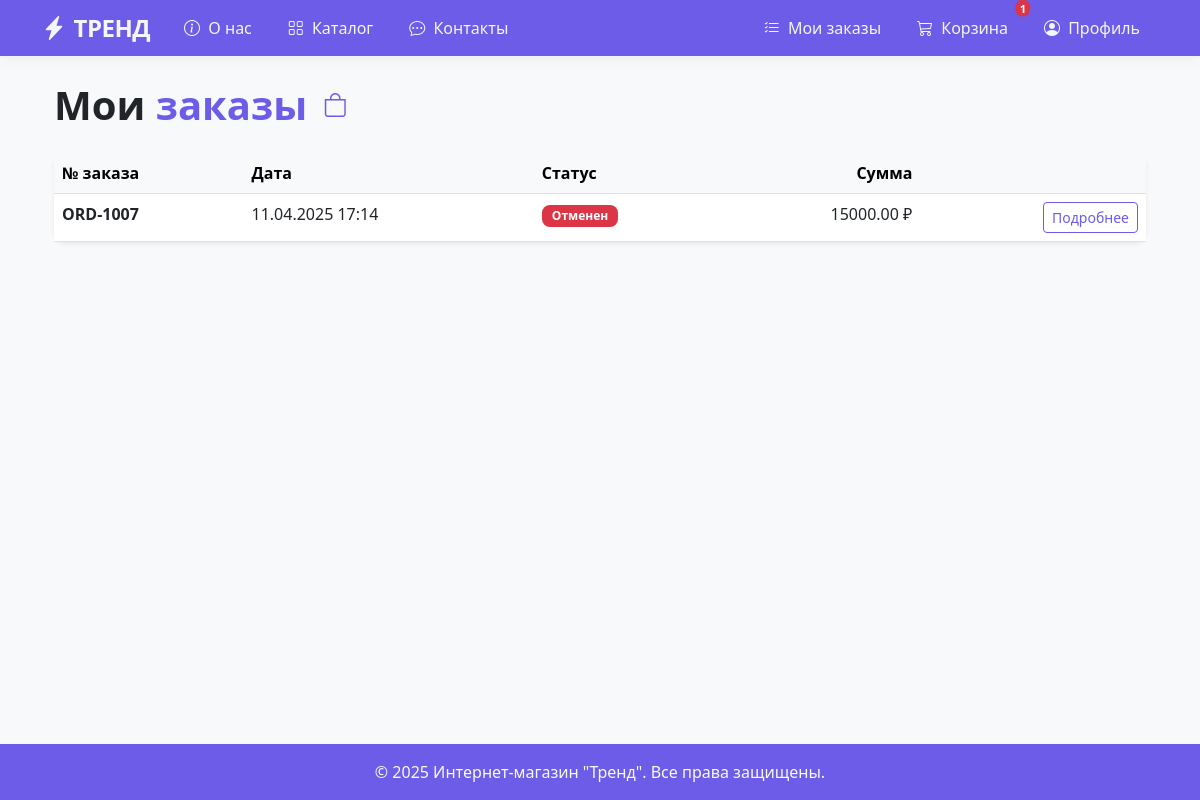
The page /orders/list/ (signed in) on the database as committed earlier.
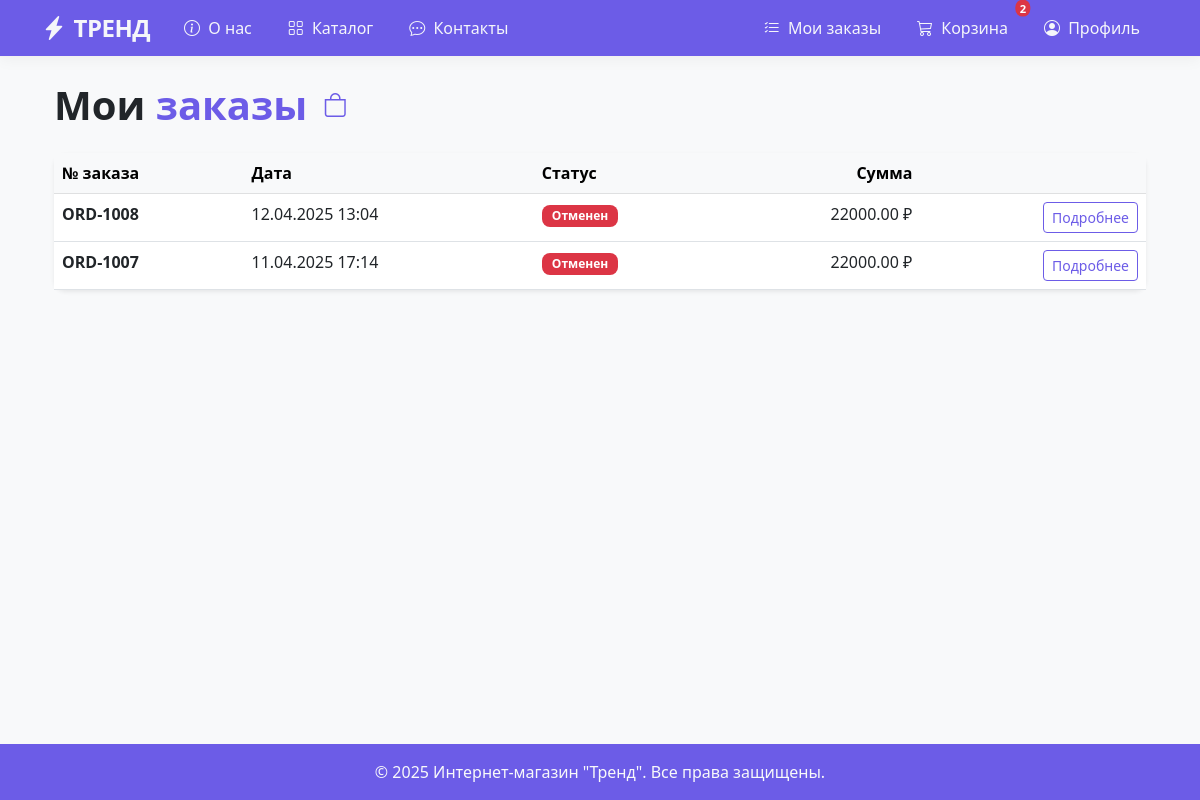
The same page on the database as committed later.
### orders/models.py (models this page shows, shortened)
class Order(models.Model):
    STATUS_CHOICES = [
        ('new', 'Новый'),
        ('processing', 'В обработке'),
        ('shipped', 'Отправлен'),
        ('completed', 'Завершен'),
        ('cancelled', 'Отменен'),
    ]
    customer = models.ForeignKey(
        settings.AUTH_USER_MODEL,
        on_delete=models.CASCADE,
        related_name='orders'
    )
    cart = models.ForeignKey(
        Cart,
        on_delete=models.PROTECT,
    )
    status = models.CharField(
        max_length=20,
        choices=STATUS_CHOICES,
        default='new'
    )
    created_at = models.DateTimeField(auto_now_add=True)
    updated_at = models.DateTimeField(auto_now=True)
    shipping_address = models.TextField()
    phone = models.CharField(max_length=20)
    email = models.EmailField()
    @property
    def total_price(self):
        return self.cart.total_price
    @property
    def display_id(self):
        return f"ORD-{1000 + self.id}"
    def get_status_color(self):
        colors = {
            'new': 'info',
            'processing': 'primary',
            'shipped': 'warning',
            'completed': 'success',
            'cancelled': 'danger'
        }
        return colors.get(self.status, 'secondary')
    class Meta:
        verbose_name = 'Заказ'
        verbose_name_plural = 'Заказы'

### cart/models.py (models this page shows, shortened)
class Cart(models.Model):
    customer = models.ForeignKey(
        settings.AUTH_USER_MODEL,
        on_delete=models.CASCADE,
        related_name='carts'
    )
    created_at = models.DateTimeField(auto_now_add=True)
    updated_at = models.DateTimeField(auto_now=True)
    @property
    def total_price(self):
        return sum(item.total_price for item in self.items.all())
    class Meta:
        verbose_name = 'Корзина'
        verbose_name_plural = 'Корзины'

class CartItem(models.Model):
    cart = models.ForeignKey(
        Cart,
        on_delete=models.CASCADE,
        related_name='items'
    )
    product = models.ForeignKey(
        Product,
        on_delete=models.CASCADE
    )
    quantity = models.PositiveIntegerField(default=1)
    @property
    def total_price(self):
        return self.product.price * self.quantity
    class Meta:
        verbose_name = 'Покупка в корзине'
        verbose_name_plural = 'Покупки в корзине'

### products/models.py (models this page shows, shortened)
class Product(models.Model):
    category = models.ForeignKey(Category, related_name='products', on_delete=models.CASCADE)
    name = models.CharField(max_length=200, db_index=True)
    image = models.ImageField(upload_to='products/%Y/%m/%d', blank=True)
    description = models.TextField(blank=True)
    price = models.DecimalField(max_digits=10, decimal_places=2)
    old_price = models.DecimalField(max_digits=10, decimal_places=2, null=True, blank=True, verbose_name='Старая цена')
    available = models.BooleanField(default=True)
    is_featured = models.BooleanField(default=False, verbose_name='Акционный товар')
    created = models.DateTimeField(auto_now_add=True)
    class Meta:
        ordering = ('name',)
        verbose_name = 'Товар'
        verbose_name_plural = 'Товары'

### orders/views.py (the view)
# urls.py: path('list/', views.order_list, name='order_list'),
@login_required
def order_list(request):
    orders = Order.objects.filter(
        customer=request.user
    ).select_related('cart').prefetch_related('items').order_by('-created_at')
    return render(request, 'orders/order_list.html', {
        'orders': orders
    })

### cart/context_processors.py (called while the page is built)
def cart_items_count(request):
    if request.user.is_authenticated:
        cart = Cart.objects.filter(customer=request.user).first()
        if cart:
            return {'cart_items_count': cart.items.count()}
    return {'cart_items_count': 0}

### templates/orders/order_list.html (shortened to what this page needs)
{% extends 'core/base.html' %}
{% block content %}
<div class="container my-4">
    <div class="d-flex align-items-center mb-4">
        <h1 class="fw-bold mb-0">Мои <span class="text-primary">заказы</span></h1>
        <span class="ms-3 fs-4 text-primary"><i class="bi bi-bag"></i></span>
    </div>
    {% if orders %}
    <div class="d-none d-md-block">
        <div class="card border-0 shadow-sm">
            <div class="table-responsive">
                <table class="table table-hover mb-0">
                    <thead class="table-light">
                        <tr>
                            <th>№ заказа</th>
                            <th>Дата</th>
                            <th>Статус</th>
                            <th class="text-end">Сумма</th>
                            <th></th>
                        </tr>
                    </thead>
                    <tbody>
                        {% for order in orders %}
                        <tr>
                            <td class="fw-bold">{{ order.display_id }}</td>
                            <td>{{ order.created_at|date:"d.m.Y H:i" }}</td>
                            <td>
                                <span class="badge bg-{{ order.get_status_color }}">
                                    {{ order.get_status_display }}
                                </span>
                            </td>
                            <td class="text-end">{{ order.total_price }} ₽</td>
                            <td class="text-end">
                                <a href="{% url 'orders:order_detail' order.id %}"
                                   class="btn btn-sm btn-outline-primary">
                                    Подробнее
                                </a>
                            </td>
                        </tr>
                        {% endfor %}
                    </tbody>
                </table>
            </div>
        </div>
    </div>
    {% endif %}
</div>
{% endblock %}

Rows that differ between the two databases and show on the page:
added Order: display_id "ORD-1008", created_at "12.04.2025 13:04", status "Отменен", total_price "22000.00"
computed for Order "ORD-1007": total_price "15000.00" → "22000.00"
Other text that changed with them:
{{ cart_items_count }}: "1" → "2"
